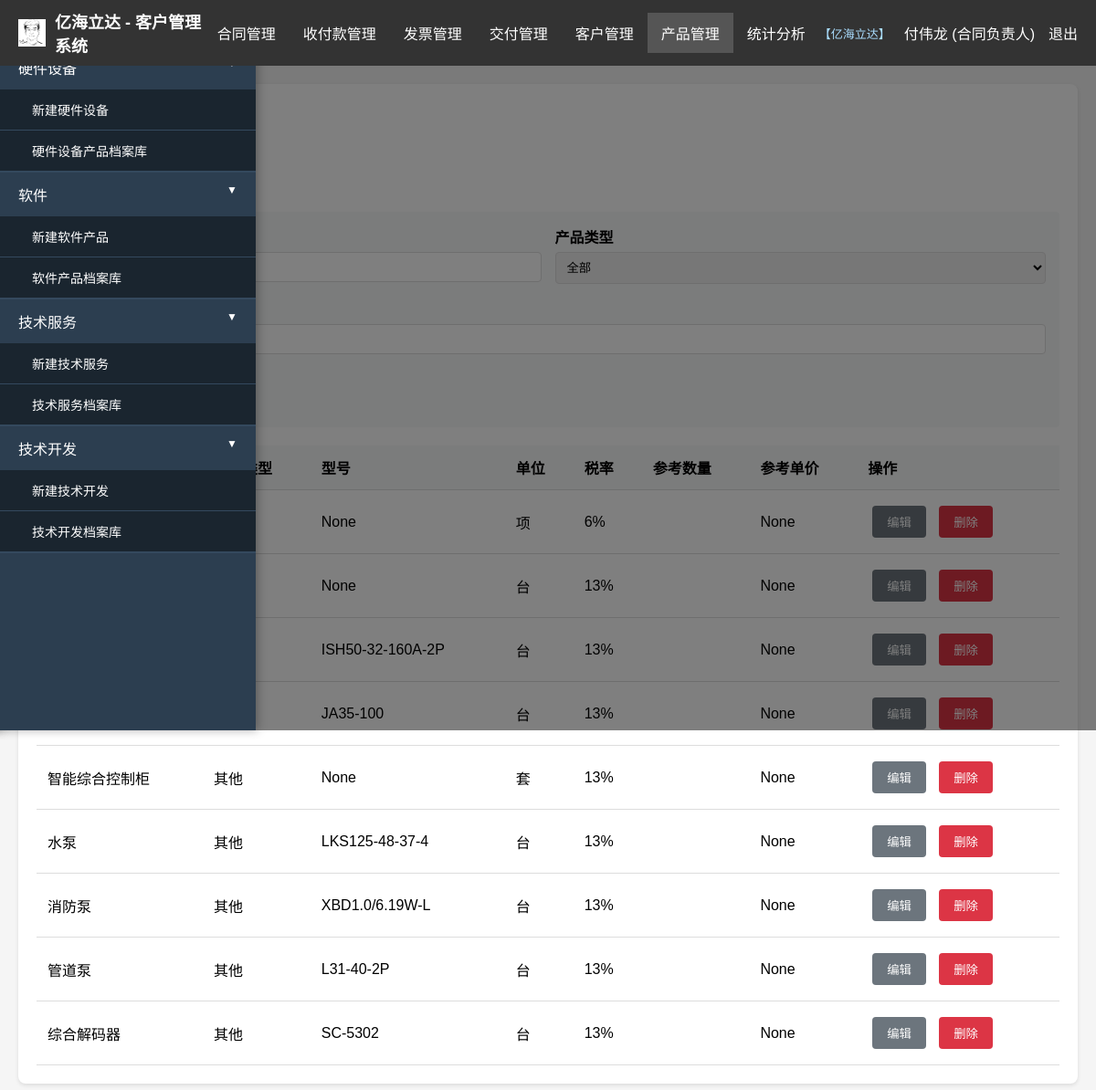
The page /products (signed in) on the database its author committed.
### models.py (models this page shows, shortened)
class TenantCustomer(db.Model):
    id = db.Column(db.Integer, primary_key=True)
    name = db.Column(db.String(200), nullable=False, unique=True)
    description = db.Column(db.String(500))
    created_at = db.Column(db.DateTime, default=datetime.utcnow)
    system_name = db.Column(db.String(200))
    company_name = db.Column(db.String(200))
    logo_file = db.Column(db.String(200))
    trial_expires_at = db.Column(db.DateTime, nullable=True)
    users = db.relationship('User', backref='tenant', lazy=True)

class User(db.Model):
    id = db.Column(db.Integer, primary_key=True)
    username = db.Column(db.String(50), nullable=False)
    __table_args__ = (db.UniqueConstraint('username', 'customer_id', name='uq_user_username_tenant'),)
    password_hash = db.Column(db.String(200), nullable=False)
    role = db.Column(db.String(50), nullable=False)
    permissions = db.Column(db.String(500))
    created_at = db.Column(db.DateTime, default=datetime.utcnow)
    customer_id = db.Column(db.Integer, db.ForeignKey('tenant_customer.id'), nullable=True)
    organization_id = db.Column(db.Integer, db.ForeignKey('organization.id'), nullable=True)

class Product(db.Model):
    id = db.Column(db.Integer, primary_key=True)
    name = db.Column(db.String(200), nullable=False)
    category = db.Column(db.String(50), nullable=False)
    model = db.Column(db.String(100))
    unit = db.Column(db.String(50))
    created_at = db.Column(db.DateTime, default=datetime.utcnow)
    tax_rate = db.Column(db.Float)
    ref_quantity = db.Column(db.Float)
    ref_unit_price = db.Column(db.Float)
    customer_id = db.Column(db.Integer, db.ForeignKey('tenant_customer.id'), nullable=True)

### app.py (the view)
@app.route('/products')
@login_required
def products():
    user_id = session.get('user_id')
    perms = get_user_function_permissions(user_id)
    has_product_perm = any('产品' in p for p in perms)
    if not has_product_perm and perms != 'all':
        flash('您没有产品管理权限，请联系管理员', 'warning')
        return redirect(url_for('index'))
    query = Product.query
    customer_id = get_current_customer_id()
    if customer_id is not None:
        query = query.filter(Product.customer_id == customer_id)
    if request.args.get('name'):
        query = query.filter(Product.name.like(f"%{request.args.get('name')}%"))
    if request.args.get('category'):
        query = query.filter(Product.category == request.args.get('category'))
    if request.args.get('model'):
        query = query.filter(Product.model.like(f"%{request.args.get('model')}%"))
    products = query.order_by(Product.category, Product.name).all()
    return render_template('products.html', products=products)

### app.py (called while the page is built)
@app.template_filter('notrailzero')
def notrailzero_filter(val):
    if val is None:
        return ''
    return '{:g}'.format(float(val))

def get_current_customer_id():
    if 'user_id' not in session:
        return None
    user = db.session.get(User, session['user_id'])
    return user.customer_id if user else None

def get_user_function_permissions(user_id):
    user = db.session.get(User, user_id)
    if not user:
        return []
    if user.role == '超级管理员' or user.permissions == 'all':
        return 'all'
    permissions = set()
    if user.permissions:
        if user.permissions == 'all':
            return 'all'
        permissions.update(user.permissions.split(','))
    user_positions = UserPosition.query.filter_by(user_id=user_id).all()
    for up in user_positions:
        position = db.session.get(Position, up.position_id)
        if position and position.function_permissions:
            position_perms = position.function_permissions.split(',')
            permissions.update(position_perms)
    return list(permissions)

def login_required(f):
    @wraps(f)
    def decorated_function(*args, **kwargs):
        if 'user_id' not in session:
            flash('请先登录', 'warning')
            return redirect(url_for('login'))
        return f(*args, **kwargs)
    return decorated_function

### templates/products.html (shortened to what this page needs)
{% extends "base.html" %}
{% block content %}
<h2>产品管理</h2>
<button onclick="document.getElementById('addForm').style.display='block'" class="btn btn-primary">添加产品</button>
<div style="background: #f8f9fa; padding: 15px; border-radius: 4px; margin: 20px 0;">
    <form method="GET" action="{{ url_for('products') }}">
        <div class="form-row">
            <div class="form-group">
                <label>产品名称</label>
                <input type="text" name="name" value="{{ request.args.get('name', '') }}">
            </div>
            <div class="form-group">
                <label>产品类型</label>
                <select name="category">
                    <option value="">全部</option>
                </select>
            </div>
        </div>
        <div class="form-group">
            <label>型号</label>
            <input type="text" name="model" value="{{ request.args.get('model', '') }}">
        </div>
        <button type="submit" class="btn btn-primary">筛选</button>
        <a href="{{ url_for('products') }}" class="btn btn-secondary">清除</a>
    </form>
</div>
<table>
    <thead>
        <tr>
            <th>产品名称</th>
            <th>产品类型</th>
            <th>型号</th>
            <th>单位</th>
            <th>税率</th>
            <th>参考数量</th>
            <th>参考单价</th>
            <th>操作</th>
        </tr>
    </thead>
    <tbody>
        {% for product in products %}
        <tr>
            <td>{{ product.name }}</td>
            <td>{{ product.category }}</td>
            <td>{{ product.model }}</td>
            <td>{{ product.unit }}</td>
            <td>{{ product.tax_rate|notrailzero }}{% if product.tax_rate %}%{% endif %}</td>
            <td>{{ product.ref_quantity|notrailzero }}</td>
            <td>{{ product.ref_unit_price }}</td>
            <td>
                <button onclick="editProduct({{ product.id }}, '{{ product.name }}', '{{ product.category }}', '{{ product.model }}', '{{ product.unit }}', {{ product.tax_rate or 'null' }}, {{ product.ref_quantity or 'null' }}, {{ product.ref_unit_price or 'null' }})" class="btn btn-secondary">编辑</button>
                <form method="POST" action="{{ url_for('delete_product', id=product.id) }}" style="display:inline;">
                    <button type="submit" class="btn btn-danger" onclick="return confirm('确定删除？')">删除</button>
                </form>
            </td>
        </tr>
        {% endfor %}
    </tbody>
</table>
{% endblock %}

### templates/base.html (shortened to what this page needs)
<!DOCTYPE html>
<html lang="zh-CN">
<head>
    <link rel="stylesheet" href="https://cdn.jsdelivr.net/npm/flatpickr/dist/flatpickr.min.css">
</head>
<body>
    <div class="top-nav">
        <div class="logo">
            {% if company_logo_file %}<img src="{{ url_for('static', filename=company_logo_file) }}" alt="logo">{% endif %}
            {% if company_name %}{{ company_name }} - {% endif %}{{ system_name|default('客户管理系统') }}
        </div>
        <ul class="top-menu">
            {% if session.username == 'superadmin' %}
            <li><a href="{{ url_for('tenant_management') }}">租户管理</a></li>
            <li><a href="{{ url_for('sysconfig') }}">系统配置</a></li>
            {% else %}
            <li id="contractMenu">
                <a href="{{ url_for('index') }}">合同管理</a>
            </li>
            <li id="paymentMenu">
                <a href="{{ url_for('payments_list') }}">收付款管理</a>
            </li>
            <li id="invoiceMenu">
                <a href="{{ url_for('invoices_list') }}">发票管理</a>
            </li>
            <li id="deliveryMenu">
                <a href="{{ url_for('deliveries_list') }}">交付管理</a>
            </li>
            <li id="customerMenu">
                <a href="{{ url_for('customers') }}">客户管理</a>
            </li>
            <li id="productMenu">
                <a href="{{ url_for('products') }}">产品管理</a>
            </li>
            <li><a href="{{ url_for('statistics') }}">统计分析</a></li>
            {% endif %}
        </ul>
        <div class="user-info">
            {% if current_tenant_name %}
            <span style="color: #adf; font-size:13px;">【{{ current_tenant_name }}】</span>
            {% elif session.username == 'superadmin' %}
            <span style="color: #adf; font-size:13px;">【系统总后台】</span>
            {% endif %}
            <span>{{ session.username }} ({{ session.role }})</span>
            <a href="{{ url_for('logout') }}">退出</a>
        </div>
    </div>
    <div class="overlay" id="overlay" onclick="closeSidebar()"></div>
    <button class="sidebar-toggle-btn" id="sidebarToggleBtn" onclick="showSidebarFromButton()">
    </button>
    <aside class="sidebar-panel" id="sidebarProduct">
        <ul class="sidebar-menu">
            <li class="menu-item-expandable active">
                <a onclick="toggleSubmenu(this)">硬件设备</a>
                <ul class="submenu" style="display: block;">
                    <li><a href="{{ url_for('new_product_with_type', product_type='硬件设备') }}">新建硬件设备</a></li>
                    <li><a href="{{ url_for('product_archive', product_type='硬件设备') }}">硬件设备产品档案库</a></li>
                </ul>
            </li>
            <li class="menu-item-expandable active">
                <a onclick="toggleSubmenu(this)">软件</a>
                <ul class="submenu" style="display: block;">
                    <li><a href="{{ url_for('new_product_with_type', product_type='软件') }}">新建软件产品</a></li>
                    <li><a href="{{ url_for('product_archive', product_type='软件') }}">软件产品档案库</a></li>
                </ul>
            </li>
            <li class="menu-item-expandable active">
                <a onclick="toggleSubmenu(this)">技术服务</a>
                <ul class="submenu" style="display: block;">
                    <li><a href="{{ url_for('new_product_with_type', product_type='技术服务') }}">新建技术服务</a></li>
                    <li><a href="{{ url_for('product_archive', product_type='技术服务') }}">技术服务档案库</a></li>
                </ul>
            </li>
            <li class="menu-item-expandable active">
                <a onclick="toggleSubmenu(this)">技术开发</a>
                <ul class="submenu" style="display: block;">
                    <li><a href="{{ url_for('new_product_with_type', product_type='技术开发') }}">新建技术开发</a></li>
                    <li><a href="{{ url_for('product_archive', product_type='技术开发') }}">技术开发档案库</a></li>
                </ul>
            </li>
        </ul>
    </aside>
    <main class="main-content">
        <div class="container">
            {% block content %}{% endblock %}
        </div>
    </main>
</body>
</html>

### templates/base.html (style rules this page uses)
* { margin: 0; padding: 0; box-sizing: border-box; }
body { font-family: Arial, sans-serif; background: #f5f5f5; }
.top-nav { background: #333; padding: 10px 20px; display: flex; align-items: center; position: relative; z-index: 100; }
.top-nav .logo { color: white; font-size: 18px; font-weight: bold; margin-right: auto; display: flex; align-items: center; }
.top-nav .logo img { height: 30px; margin-right: 10px; }
.top-menu { display: flex; align-items: center; gap: 0; flex: 1; }
.top-menu > li { list-style: none; position: relative; }
.top-menu > li > a { display: block; padding: 10px 15px; color: white; text-decoration: none; white-space: nowrap; cursor: pointer; }
.top-menu > li.active > a { background: #555; }
.user-info { display: flex; align-items: center; gap: 15px; margin-left: auto; }
.user-info span, .user-info a { color: white; text-decoration: none; white-space: nowrap; }
.sidebar-panel { position: fixed; left: -280px; top: 50px; width: 280px; height: calc(100vh - 50px); background: #2c3e50; color: white; overflow-y: auto; transition: left 0.3s ease; z-index: 99; box-shadow: 2px 0 10px rgba(0,0,0,0.3); }
.sidebar-panel.open { left: 0; }
.sidebar-menu { list-style: none; padding: 0; }
.sidebar-menu li { border-bottom: 1px solid #34495e; }
.sidebar-menu a { display: block; padding: 12px 20px; color: white; text-decoration: none; transition: background 0.3s; }
.menu-item-expandable { position: relative; }
.menu-item-expandable > a { cursor: pointer; padding-right: 40px !important; }
.menu-item-expandable > a::after { content: '▼'; position: absolute; right: 20px; transition: transform 0.3s; font-size: 12px; }
.menu-item-expandable.active > a::after { content: '▼'; transform: rotate(0deg); }
.submenu { display: none; background: #1a252f; list-style: none; }
.menu-item-expandable.active > .submenu { display: block; }
.submenu a { padding-left: 35px; font-size: 14px; }
.overlay { position: fixed; top: 50px; left: 0; width: 100%; height: calc(100vh - 50px); background: rgba(0,0,0,0.5); display: none; z-index: 98; }
.overlay.show { display: block; }
.main-content { padding: 20px; transition: margin-left 0.3s ease; }
.container { max-width: 1400px; margin: 0 auto; background: white; padding: 20px; border-radius: 8px; box-shadow: 0 2px 4px rgba(0,0,0,0.1); }
h1, h2 { color: #333; margin-bottom: 20px; }
.btn { padding: 8px 16px; border: none; border-radius: 4px; cursor: pointer; text-decoration: none; display: inline-block; margin: 5px; }
.btn-primary { background: #007bff; color: white; }
.btn-secondary { background: #6c757d; color: white; }
.btn-danger { background: #dc3545; color: white; }
table { width: 100%; border-collapse: collapse; margin-top: 20px; }
th, td { padding: 12px; text-align: left; border-bottom: 1px solid #ddd; }
th { background: #f8f9fa; font-weight: bold; }
.form-group { margin-bottom: 15px; }
label { display: block; margin-bottom: 5px; font-weight: bold; }
input, select, textarea { width: 100%; padding: 8px; border: 1px solid #ddd; border-radius: 4px; }
.form-row { display: grid; grid-template-columns: 1fr 1fr; gap: 15px; }
.sidebar-toggle-btn { position: fixed; left: 10px; top: 70px; width: 40px; height: 40px; background: #007bff; color: white; border: none; border-radius: 50%; cursor: pointer; box-shadow: 0 2px 8px rgba(0,0,0,0.2); display: none; align-items: center; justify-content: center; font-size: 20px; z-index: 50; transition: all 0.3s; }
.sidebar-toggle-btn.show { display: flex; }

### rows shown on the page
TenantCustomer: logo_file (picture), company_name "亿海立达", name "亿海立达"
User: username "付伟龙", role "合同负责人"
Product: model "None", unit "项", tax_rate|notrailzero "6", ref_unit_price "None"
Product: model "None", unit "台", tax_rate|notrailzero "13", ref_unit_price "None"
Product: model "ISH50-32-160A-2P", unit "台", tax_rate|notrailzero "13", ref_unit_price "None"
Product: model "JA35-100", unit "台", tax_rate|notrailzero "13", ref_unit_price "None"
Product: name "智能综合控制柜", category "其他", model "None", unit "套", tax_rate|notrailzero "13", ref_unit_price "None"
Product: name "水泵", category "其他", model "LKS125-48-37-4", unit "台", tax_rate|notrailzero "13", ref_unit_price "None"
Product: name "消防泵", category "其他", model "XBD1.0/6.19W-L", unit "台", tax_rate|notrailzero "13", ref_unit_price "None"
Product: name "管道泵", category "其他", model "L31-40-2P", unit "台", tax_rate|notrailzero "13", ref_unit_price "None"
Product: name "综合解码器", category "其他", model "SC-5302", unit "台", tax_rate|notrailzero "13", ref_unit_price "None"

### other values the page prints
{{ system_name|default('客户管理系统') }} "客户管理系统"
